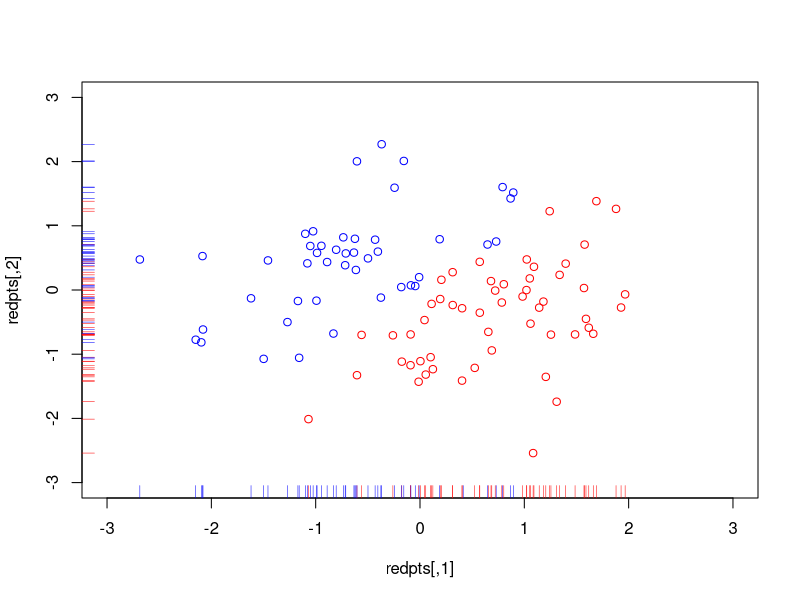

R code for this plot:

# -------------------------------- projection axis example ------------------------------
# Show how it can be useful to rotate the data before projecting

N = 100
pts = cbind(rnorm(N), rnorm(N))
sel = pts[,1] > pts[,2]
redpts = pts[sel,]
bluepts = pts[!sel,]
plot(redpts, col='red', xlim=c(-3,3), ylim=c(-3,3))
points(bluepts, col='blue')
rug(redpts[,1], side=1, col='red')
rug(bluepts[,1], side=1, col='blue')
rug(redpts[,2], side=2, col='red')
rug(bluepts[,2], side=2, col='blue')